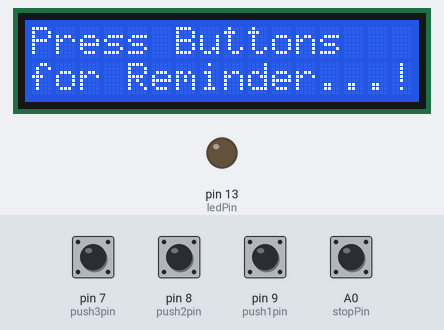
This sketch was run on a simulated Arduino Uno, built with avr-gcc and run on an emulated ATmega328P. Parts: 16×2 character LCD, output pins drawn as LEDs (lit = HIGH). The inputs (shaded band) are chosen by the test bench; at power-on: A0 (stopPin), pin 7 (push3pin), pin 8 (push2pin), pin 9 (push1pin) LOW. The local clock reads 2024-03-15 10:24:30 at power-on unless the sketch sets it; EEPROM starts erased; what the sketch prints to the serial monitor is not drawn.

Above: at 2.4 s.
2.5 s: pin 7 (push3pin) pulled HIGH for 0.15 s
At 3.4 s:
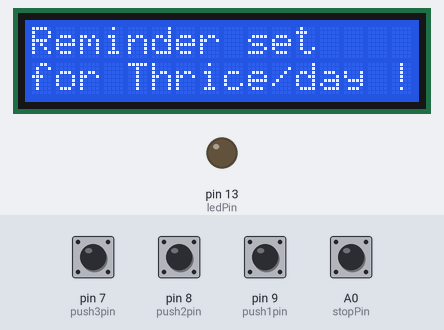
5.6 s: pin 8 (push2pin) pulled HIGH for 0.15 s
At 6.2 s:
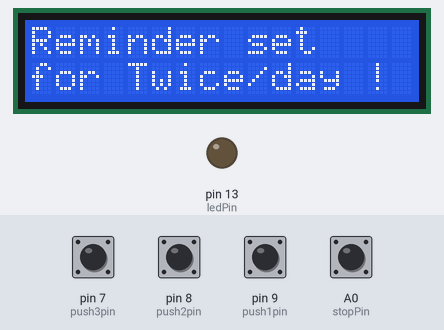
8.7 s: A0 (stopPin) pulled HIGH for 0.15 s
At 11.0 s:
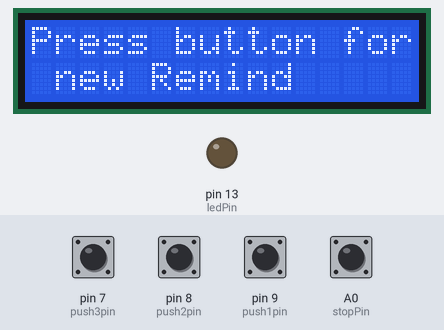
11.8 s: pin 9 (push1pin) pulled HIGH for 0.15 s
At 14.2 s:
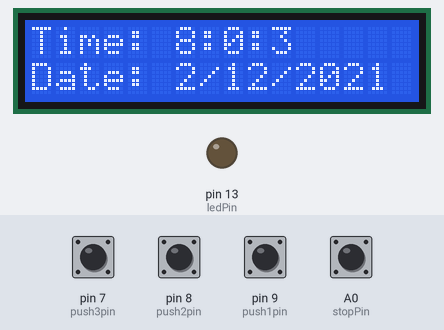
14.5 s: A0 (stopPin) pulled HIGH for 1 s
At 15.4 s:
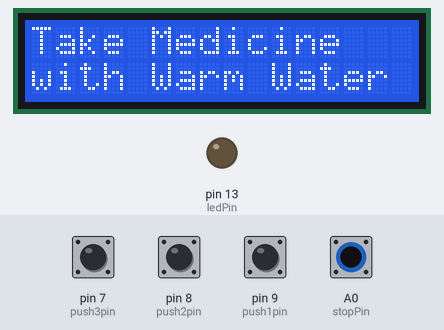
18.5 s: pin 7 (push3pin) pulled HIGH for 1 s
At 19.0 s:
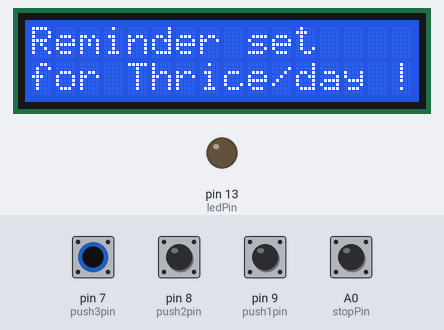
Timing chart, 0 to 21.5 s (numbered marks = the images above; inputs shaded):
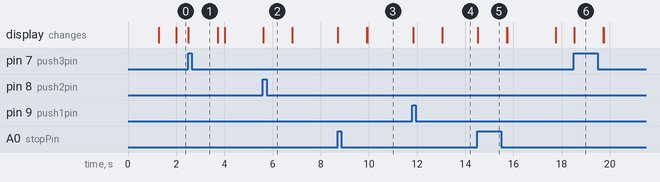

Measured:
- after the input at 2.5 s, the display: changes at once (image 1)
- after the input at 5.6 s, the display: changes at once (image 2)
- after the input at 8.7 s, pin 13 (ledPin): stays LOW (without the input it goes to HIGH after 2.3 s); the display: first changes at once (image 3 shows a later state)
- after the input at 11.8 s, the display: first changes at once (image 4 shows a later state)
- after the input at 14.5 s, the display: changes at once (image 5)
- after the input at 18.5 s, the display: changes at once (image 6)

The sketch:

IOT_Arduino_code.ino
```cpp
//Medicine Reminder using Arduino Uno
// Reminds to take medicine at 8am, 2pm, 8pm
/*  The circuit:
   LCD RS pin to digital pin 12
   LCD Enable pin to digital pin 11
   LCD D4 pin to digital pin 5
   LCD D5 pin to digital pin 4
   LCD D6 pin to digital pin 3
   LCD D7 pin to digital pin 2
   LCD R/W pin to ground
   LCD VSS pin to ground
   LCD VCC pin to 5V
   10K resistor:
   ends to +5V and ground
   wiper to LCD VO pin (pin 3)*/

#include <LiquidCrystal.h>
#include <Wire.h>
#include <RTClib.h>
#include <EEPROM.h>

int pushVal = 0;
int val;
int val2;
int addr = 0;

RTC_DS1307 rtc;

const int rs = 12, en = 11, d4 = 5, d5 = 4, d6 = 3, d7 = 2;                 // lcd pins
LiquidCrystal lcd(rs, en, d4, d5, d6, d7);

#define getWellsoon 0
#define HELP_SCREEN 1
#define TIME_SCREEN 2

//bool pushPressed;                               //flag to keep track of push button state
int pushpressed = 0;
const int ledPin =  LED_BUILTIN;                        // buzzer and led pin
int ledState = LOW;
int Signal = 0;

int buzz = 13;
int push1state, push2state, push3state, stopinState = 0;     //
int push1Flag, push2Flag, Push3Flag = false;              // push button flags
int push1pin = 9;
int push2pin = 8;
int push3pin = 7;
int stopPin = A0;
int screens = 0;              // screen to show
int maxScreen = 2;            // screen count
bool isScreenChanged = true;

long previousMillis = 0;
long interval = 500;                   // buzzing interval
unsigned long currentMillis;

long previousMillisLCD = 0;    // for LCD screen update
long intervalLCD = 2000;          // Screen cycling interval
unsigned long currentMillisLCD;

//   Set Reminder Change Time
int buzz8amHH = 8;          //    HH - hours         ##Set these for reminder time in 24hr Format
int buzz8amMM = 00;          //    MM - Minute
int buzz8amSS = 00;          //    SS - Seconds

int buzz2pmHH = 14;          //    HH - hours
int buzz2pmMM = 00;          //    MM - Minute
int buzz2pmSS = 00;          //    SS - Seconds

int buzz8pmHH = 20;          //    HH - hours
int buzz8pmMM = 00;          //    MM - Minute
int buzz8pmSS = 00;          //    SS - Seconds

int nowHr, nowMin, nowSec;                     // to show current mm,hh,ss

// All messeges
void gwsMessege(){               // print get well soon messege
    lcd.clear();
    lcd.setCursor(0, 0);
    lcd.print("Stay Healthy :)");     // Give some cheers
    lcd.setCursor(0, 1);
    lcd.print("Get Well Soon :)");    // wish
}

void helpScreen() {              // function to display 1st screen in LCD
    lcd.clear();

    if(pushVal == 0) {
    lcd.setCursor(0, 0);
    lcd.print("Press Buttons");
    lcd.setCursor(0, 1);
    lcd.print("for Reminder...!");
    }
    else if  (pushVal == 1) {
    lcd.setCursor(0, 0);
    lcd.print("Reminder set 1/day");
    lcd.setCursor(0, 0);
    lcd.print("Press button for ");
    lcd.setCursor(0, 1);
    lcd.print(" new Remind ");
    }
    else if ( pushVal == 2) {
    lcd.setCursor(0, 0);
    lcd.print("Reminder set 2/day");
   lcd.setCursor(0, 0);
    lcd.print("Press button for ");
    lcd.setCursor(0, 1);
    lcd.print(" new Remind ");
    }
    else if ( pushVal == 3) {
    lcd.setCursor(0, 0);
    lcd.print("Reminder set 3/day");
    lcd.setCursor(0, 0);
    lcd.print("Press button for ");
    lcd.setCursor(0, 1);
    lcd.print(" new Remind ");
    }
 }

void timeScreen() {              // function to display Date and time in LCD screen
  DateTime now = rtc.now();             // take rtc time and print in display
    lcd.clear();
    lcd.setCursor(0, 0);
    lcd.print("Time:");
    lcd.setCursor(6, 0);
    lcd.print(nowHr = now.hour(), DEC);
    lcd.print(":");
    lcd.print(nowMin = now.minute(), DEC);
    lcd.print(":");
    lcd.print(nowSec = now.second(), DEC);
    lcd.setCursor(0, 1);
    lcd.print("Date: ");
    lcd.print(now.day(), DEC);
    lcd.print("/");
    lcd.print(now.month(), DEC);
    lcd.print("/");
    lcd.print(now.year(), DEC);
}

void setup() {

  Serial.begin(9600);                      // start serial debugging
  if (! rtc.begin()) {                      // check if rtc is connected
    Serial.println("Couldn't find RTC");
    while (1);
  }
  /*if (rtc.lostPower()) {
    Serial.println("RTC lost power, lets set the time!");
  }*/

//    rtc.adjust(DateTime(F(DATE), F(TIME)));            // uncomment this to set the current time and then comment in next upload when u set the time
  rtc.adjust(DateTime(2021, 12, 02, 07, 59, 50));                // manual time set

  lcd.begin(16, 2);
  lcd.clear();
  lcd.setCursor(0, 0);
  lcd.print("Welcome To");                                      // print a messege at startup
  lcd.setCursor(0, 1);
  lcd.print("IoT Batch 3");
  delay(1000);
  pinMode(push1pin, INPUT);                                    // define push button pins type
  pinMode(push2pin, INPUT);
  pinMode(push3pin, INPUT);
  pinMode(stopPin, INPUT);
  pinMode(ledPin, OUTPUT);
  delay(200);
  Serial.println(EEPROM.read(addr));
  val2 = EEPROM.read(addr);                                                                                                                                                                        // read previosuly saved value of push button to start from where it was left previously
//  switch (val2) {
//    case 1:
//      Serial.println("Set for 1/day");
//      push1state = 1;
//      push2state = 0;
//      push3state = 0;
//      pushVal = 1;
//      break;
//    case 2:
//      Serial.println("Set for 2/day");
//      push1state = 0;
//      push2state = 1;
//      push3state = 0;
//      pushVal = 2;
//
//      break;
//    case 3:
//      Serial.println("Set for 3/day");
//      push1state = 0;
//      push2state = 0;
//      push3state = 1;
//      pushVal = 3;
//
//      break;
//  }

}

void loop() {
  push1();                                             //call to set once/day
//  delay(1000);
  push2();
//  delay(1000);//call to set twice/day
  push3();
//  delay(1000);//call to set thrice/day
    if (pushVal == 1) {                                // if push button 1 pressed then remind at 8am
    at8am();                                           //function to start uzzing at 8am
  }
  else if (pushVal == 2) {                             // if push button 2 pressed then remind at 8am and 8pm
    at8am();
    at8pm();                                           //function to start uzzing at 8mm
  }
  else if (pushVal == 3) {                             // if push button 3 pressed then remind at 8am,2am and 8pm
    at8am();
    at2pm();                                            //function to start uzzing at 8mm
    at8pm();
    }

  currentMillisLCD = millis();                         // start millis for LCD screen switching at defined interval of time
  push1state = digitalRead(push1pin);                  // start reading all push button pins
  push2state = digitalRead(push2pin);
  push3state = digitalRead(push3pin);
  stopinState = digitalRead(stopPin);

  stopPins();                                            // call to stop buzzing
  changeScreen();                                        // screen cycle function

}

// push buttons
void push1() {                   // function to set reminder once/day
  if (push1state == 1) {
    push1state = 0;
    push2state = 0;
    push3state = 0;
//    pushPressed = true;
    EEPROM.write(addr, 1);
    Serial.print("Push1 Written : "); Serial.println(EEPROM.read(addr));  // for debugging
    pushVal = 1;                                             //save the state of push button-1
    lcd.clear();
    lcd.setCursor(0, 0);
    lcd.print("Reminder set ");
    lcd.setCursor(0, 1);
    lcd.print("for Once/day !");
    delay(1200);
    lcd.clear();
  }
}

void push2() {                      //function to set reminder twice/day
  if (push2state == 1) {
    push2state = 0;
    push1state = 0;
    push3state = 0;
//    pushPressed = true;
    EEPROM.write(addr, 2);
    Serial.print("Push2 Written : "); Serial.println(EEPROM.read(addr));
    pushVal = 2;
    lcd.clear();
    lcd.setCursor(0, 0);
    lcd.print("Reminder set ");
    lcd.setCursor(0, 1);
    lcd.print("for Twice/day !");
    delay(1200);
    lcd.clear();
  }
}

void push3() {                    //function to set reminder thrice/day
  if (push3state == 1) {
    push3state = 0;
    push1state = 0;
    push2state = 0;
//    pushPressed = true;
    EEPROM.write(addr, 3);
    Serial.print("Push3 Written : "); Serial.println(EEPROM.read(addr));
    pushVal = 3;
    lcd.clear();
    lcd.setCursor(0, 0);
    lcd.print("Reminder set ");
    lcd.setCursor(0, 1);
    lcd.print("for Thrice/day !");
    delay(1200);
    lcd.clear();
  }
}

void stopPins() {                   //function to stop buzzing when user pushes stop push button
  if (stopinState == 1) {
//    stopinState = 0;
//    pushPressed = true;
    pushpressed = 1;
    lcd.clear();
    lcd.setCursor(0, 0);
    lcd.print("Take Medicine  ");
    lcd.setCursor(0, 1);
    lcd.print("with Warm Water");
    delay(1200);
    lcd.clear();
  }
}

void startBuzz() {                    // function to start buzzing when time reaches to defined interval

//  if (pushPressed == false) {
 if (pushpressed == 0) {
    Serial.println("pushpressed is false in blink");
    unsigned long currentMillis = millis();
    if (currentMillis - previousMillis >= interval) {
      previousMillis = currentMillis;         // save the last time you blinked the LED
      Serial.println("Start Buzzing");
      if (ledState == LOW) {                  // if the LED is off turn it on and vice-versa:
        ledState = HIGH;
      }  else {
        ledState = LOW;
      }
      digitalWrite(ledPin, ledState);
    }
  }
  else if (pushpressed == 1) {
    Serial.println("pushpressed is true");
    ledState = LOW;
    digitalWrite(ledPin, ledState);
  }
}

void at8am() {                      // function to start buzzing at 8am
  DateTime now = rtc.now();
  if (int(now.hour()) >= buzz8amHH) {
    if (int(now.minute()) >= buzz8amMM) {
      if (int(now.second()) > buzz8amSS) {
        /////////////////////////////////////////////////////

        startBuzz();
        /////////////////////////////////////////////////////
      }

     if(int(now.second()) >= buzz8amSS + 10) {
      pushpressed=1; //To stop buzzer after 10 SEC
     }
     }

  }
}

void at2pm() {                          // function to start buzzing at 2pm
  DateTime now = rtc.now();
  if (int(now.hour()) >= buzz2pmHH) {
    if (int(now.minute()) >= buzz2pmMM) {
      if (int(now.second()) > buzz2pmSS) {

        ///////////////////////////////////////////////////
        startBuzz();
        //////////////////////////////////////////////////
      }
       if(int(now.second()) >= buzz2pmSS + 10) {
      pushpressed=1; //To stop buzzer after 10 SEC
     }
    }
  }
}

void at8pm() {                           // function to start buzzing at 8pm
  DateTime now = rtc.now();
  if (int(now.hour()) >= buzz8pmHH) {
    if (int(now.minute()) >= buzz8pmMM) {
      if (int(now.second()) > buzz8pmSS) {

        /////////////////////////////////////////////////////
        startBuzz();
        /////////////////////////////////////////////////////
      }
       if(int(now.second()) >= buzz8pmSS + 10) {
      pushpressed=1; //To stop buzzer after 10 SEC
     }
    }
  }
}

//Screen Cycling
void changeScreen() {                 //function for Screen Cycling
  // Start switching screen every defined intervalLCD
  if (currentMillisLCD - previousMillisLCD > intervalLCD)             // save the last time you changed the display
  {
    previousMillisLCD = currentMillisLCD;
    screens++;
    if (screens > maxScreen) {
      screens = 0;  // all screens over -> start from 1st
    }
    isScreenChanged = true;
  }

  // Start displaying current screen
  if (isScreenChanged)   // only update the screen if the screen is changed.
  {
    isScreenChanged = false; // reset for next iteration
    switch (screens)
    {
      case getWellsoon:
        gwsMessege();                // get well soon message
        break;
      case HELP_SCREEN:
        helpScreen();               // instruction screen
        break;
      case TIME_SCREEN:
        timeScreen();                  // to print date and time
        break;
      default:
        //NOT SET.
        break;
    }
  }
}
```
